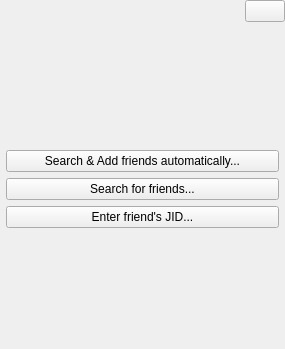
<ui version="4.0" >
 <class>AddFriendWindow</class>
 <widget class="QWidget" name="AddFriendWindow" >
  <property name="geometry" >
   <rect>
    <x>0</x>
    <y>0</y>
    <width>285</width>
    <height>349</height>
   </rect>
  </property>
  <property name="windowTitle" >
   <string>AddFriend</string>
  </property>
  <layout class="QVBoxLayout" name="verticalLayout" >
   <property name="margin" >
    <number>0</number>
   </property>
   <item>
    <layout class="QHBoxLayout" name="horizontalLayout" >
     <item>
      <spacer name="horizontalSpacer" >
       <property name="orientation" >
        <enum>Qt::Horizontal</enum>
       </property>
       <property name="sizeHint" stdset="0" >
        <size>
         <width>40</width>
         <height>20</height>
        </size>
       </property>
      </spacer>
     </item>
     <item>
      <widget class="QPushButton" name="closeButton" >
       <property name="baseSize" >
        <size>
         <width>0</width>
         <height>0</height>
        </size>
       </property>
       <property name="text" >
        <string/>
       </property>
      </widget>
     </item>
    </layout>
   </item>
   <item>
    <widget class="QStackedWidget" name="stackedWidget" >
     <property name="currentIndex" >
      <number>0</number>
     </property>
     <widget class="QWidget" name="page" >
      <layout class="QVBoxLayout" name="verticalLayout_2" >
       <property name="margin" >
        <number>6</number>
       </property>
       <item>
        <spacer name="verticalSpacer_2" >
         <property name="orientation" >
          <enum>Qt::Vertical</enum>
         </property>
         <property name="sizeHint" stdset="0" >
          <size>
           <width>20</width>
           <height>40</height>
          </size>
         </property>
        </spacer>
       </item>
       <item>
        <widget class="QPushButton" name="pushButton" >
         <property name="text" >
          <string>Search &amp;&amp; Add friends automatically...</string>
         </property>
        </widget>
       </item>
       <item>
        <widget class="QPushButton" name="pushButton_3" >
         <property name="text" >
          <string>Search for friends...</string>
         </property>
        </widget>
       </item>
       <item>
        <widget class="QPushButton" name="enterJidButton" >
         <property name="text" >
          <string>Enter friend's JID...</string>
         </property>
        </widget>
       </item>
       <item>
        <spacer name="verticalSpacer" >
         <property name="orientation" >
          <enum>Qt::Vertical</enum>
         </property>
         <property name="sizeHint" stdset="0" >
          <size>
           <width>20</width>
           <height>40</height>
          </size>
         </property>
        </spacer>
       </item>
      </layout>
     </widget>
     <widget class="QWidget" name="page_2" >
      <layout class="QVBoxLayout" name="verticalLayout_3" >
       <property name="margin" >
        <number>6</number>
       </property>
       <item>
        <spacer name="verticalSpacer_3" >
         <property name="orientation" >
          <enum>Qt::Vertical</enum>
         </property>
         <property name="sizeHint" stdset="0" >
          <size>
           <width>20</width>
           <height>40</height>
          </size>
         </property>
        </spacer>
       </item>
       <item>
        <widget class="QLabel" name="label_2" >
         <property name="text" >
          <string>&lt;!DOCTYPE HTML PUBLIC "-//W3C//DTD HTML 4.0//EN" "http://www.w3.org/TR/REC-html40/strict.dtd">
&lt;html>&lt;head>&lt;meta name="qrichtext" content="1" />&lt;style type="text/css">
p, li { white-space: pre-wrap; }
&lt;/style>&lt;/head>&lt;body style=" font-family:'DejaVu Sans'; font-size:9pt; font-weight:400; font-style:normal;">
&lt;p style=" margin-top:0px; margin-bottom:0px; margin-left:0px; margin-right:0px; -qt-block-indent:0; text-indent:0px;">&lt;span style=" font-weight:600;">Add Friend&lt;/span>&lt;/p>&lt;/body>&lt;/html></string>
         </property>
        </widget>
       </item>
       <item>
        <layout class="QGridLayout" name="gridLayout" >
         <item row="0" column="0" >
          <widget class="QLabel" name="label" >
           <property name="text" >
            <string>JID:</string>
           </property>
          </widget>
         </item>
         <item row="0" column="1" >
          <widget class="QLineEdit" name="jidLineEdit" />
         </item>
         <item row="1" column="0" >
          <widget class="QLabel" name="label_4" >
           <property name="text" >
            <string>Name:</string>
           </property>
          </widget>
         </item>
         <item row="1" column="1" >
          <widget class="QLineEdit" name="nameLineEdit" />
         </item>
        </layout>
       </item>
       <item>
        <widget class="QLabel" name="label_3" >
         <property name="text" >
          <string>Add to Group(s):</string>
         </property>
        </widget>
       </item>
       <item>
        <widget class="Synapse.QtClient.Widgets.EditGroupsWidget" native="1" name="groupsWidget" />
       </item>
       <item>
        <widget class="QDialogButtonBox" name="buttonBox" >
         <property name="standardButtons" >
          <set>QDialogButtonBox::NoButton</set>
         </property>
        </widget>
       </item>
       <item>
        <spacer name="verticalSpacer_4" >
         <property name="orientation" >
          <enum>Qt::Vertical</enum>
         </property>
         <property name="sizeHint" stdset="0" >
          <size>
           <width>20</width>
           <height>40</height>
          </size>
         </property>
        </spacer>
       </item>
      </layout>
     </widget>
    </widget>
   </item>
  </layout>
 </widget>
 <customwidgets>
  <customwidget>
   <class>Synapse.QtClient.Widgets.EditGroupsWidget</class>
   <extends>QWidget</extends>
   <header>editgroupswidget.h</header>
   <container>1</container>
  </customwidget>
 </customwidgets>
 <resources/>
 <connections/>
</ui>
